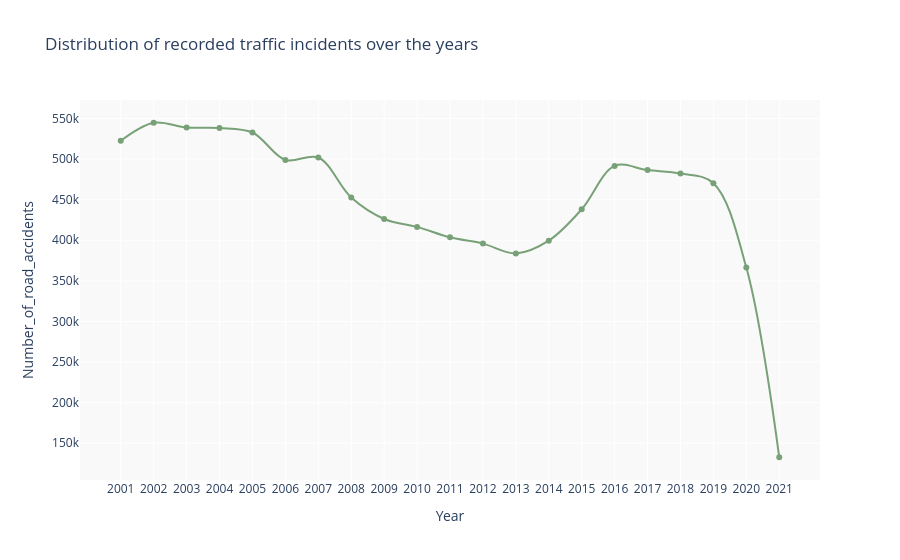

Notebook code cell kept with this figure:
### Markdown cell above
---
### **Data visualization**

### Code cell
fig_year_total = px.line(
    df_year_total,
    x = 'Year',
    y = 'Number_of_road_accidents',
    line_shape = 'spline',
    markers = True,
    title = 'Distribution of recorded traffic incidents over the years')

fig_year_total.update_layout(plot_bgcolor = plot_bgcolor)
fig_year_total.update_traces(line_color = plot_linecolor)
fig_year_total.show()

### Figure 1 — Plotly figure (JSON) as saved in the notebook; plotly's stock layout.template omitted (floating-point values rounded to 4 significant figures)
{"data": [{"hovertemplate": "Year=%{x}<br>Number_of_road_accidents=%{y}<extra></extra>", "legendgroup": "", "line": {"color": "rgb(120,161,120)", "dash": "solid", "shape": "spline"}, "marker": {"symbol": "circle"}, "mode": "lines+markers", "name": "", "orientation": "v", "showlegend": false, "type": "scatter", "x": ["2001", "2002", "2003", "2004", "2005", "2006", "2007", "2008", "2009", "2010", "2011", "2012", "2013", "2014", "2015", "2016", "2017", "2018", "2019", "2020", "2021"], "xaxis": "x", "y": [522562, 544741, 538954, 538295, 532725, 498846, 501908, 452595, 426228, 416490, 403629, 395901, 383840, 399565, 438169, 491619, 486432, 482296, 470352, 366417, 132770], "yaxis": "y"}], "layout": {"legend": {"tracegroupgap": 0}, "plot_bgcolor": "rgb(249,249,249)", "title": {"text": "Distribution of recorded traffic incidents over the years"}, "xaxis": {"anchor": "y", "domain": [0, 1], "title": {"text": "Year"}}, "yaxis": {"anchor": "x", "domain": [0, 1], "title": {"text": "Number_of_road_accidents"}}}}
